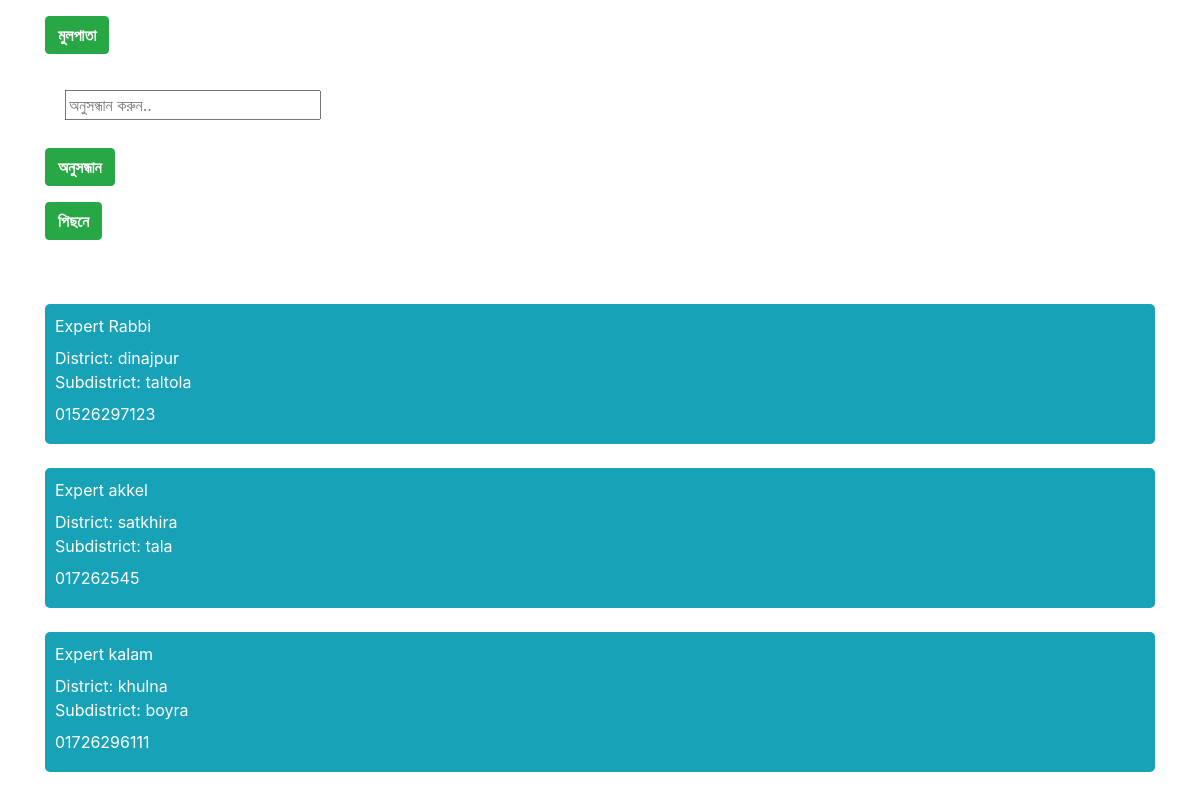
The app's page /expert.php with its own data.
### tables this page shows
CREATE TABLE `farm_specialist` (
  `name` varchar(50) NOT NULL,
  `phone_num` varchar(30) NOT NULL,
  `password` varchar(50) NOT NULL,
  `district` varchar(30) NOT NULL,
  `subdistrict` varchar(30) NOT NULL,
  `id` int(10) NOT NULL,
  `Adminphone_num` varchar(50) NOT NULL,
  `Adminid` int(10) DEFAULT NULL,
  `email` varchar(50) DEFAULT NULL
);

### expert.php (the view, shortened to what this page needs)
<!DOCTYPE html>
<html lang="en">
<head>
  <link rel="stylesheet" href="https://maxcdn.bootstrapcdn.com/bootstrap/4.3.1/css/bootstrap.min.css">
</head>
<body class="container">
<div>
      <button type = "button" name = "sub" class= "btn btn-success font-weight-bold mb-3 mt-3" > <a class="text-white" href="index.php">মুলপাতা</a></button><br>
    </div>
  <form action="#" method = "post">
    <div id = input style="width: 220px">
      <input type="text" id="text" name="text"  placeholder="অনুসন্ধান করুন..">
    </div>
    <div>
      <button type = "submit" name = "sub" class= "btn btn-success font-weight-bold mb-3 mt-2" >অনুসন্ধান</button><br>
    </div>
    <div>
      <button type = "submit" name = "sub" class= "btn btn-success font-weight-bold mb-3 " > <a class="text-white" href="expert.php">পিছনে</a></button><br>
    </div>
    </form>
  <br><br>
  <?php
      $servername = "localhost";
      $user = "root";
      $pass = "";
      $dbname ="krishaak";
      $search = null;
      try {
        $conn = new PDO("mysql:host=$servername;dbname=$dbname", $user, $pass);
        $conn->setAttribute(PDO::ATTR_ERRMODE, PDO::ERRMODE_EXCEPTION);
        $query = "SELECT * FROM farm_specialist WHERE subdistrict LIKE '%$search%' OR district LIKE '%$search%'";
        $statement = $conn->query($query);
        foreach($statement as $row){
          echo '<div class = bg-info p-2 id=postdiv >
          <div id = "name"><label class = "label">'.$row["name"].'<label></div>
          <div id = "title"><label class = "labelt">District: '.$row['district'].'<br>Subdistrict: '.$row['subdistrict'].'<label></div>
          <div id = "post"><label class = "labeld">'.$row["phone_num"].'<label></div>
          </div>
          <br>';
        }
        }
      catch(PDOException $ex)
        {
        echo $e->getMessage();
        }
  ?>
  </body>
</html>

### expert.php (style rules this page uses)
#postdiv { padding: 10px; color: white; border-radius:5px; }
#input { display: block; border:20px solid white; background-image: linear-gradient(to right, red , yellow); }
body { background-image:url("/krishaan/img/expert.jpg"); background-size:cover; background-attachment: fixed; }

### records on screen
farm_specialist: name "Expert Rabbi", district "dinajpur", subdistrict "taltola", phone_num "01526297123"
farm_specialist: name "Expert akkel", district "satkhira", subdistrict "tala", phone_num "017262545"
farm_specialist: name "Expert kalam", district "khulna", subdistrict "boyra", phone_num "01726296111"
